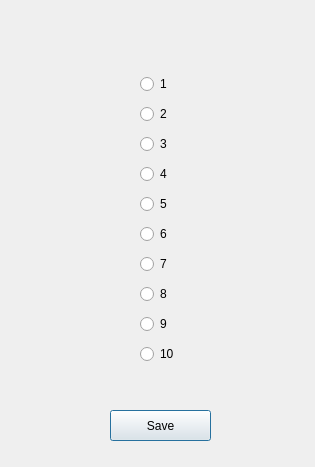
<?xml version="1.0" encoding="UTF-8"?>
<ui version="4.0">
 <class>Rating</class>
 <widget class="QDialog" name="Rating">
  <property name="geometry">
   <rect>
    <x>0</x>
    <y>0</y>
    <width>315</width>
    <height>467</height>
   </rect>
  </property>
  <property name="windowTitle">
   <string>Dialog</string>
  </property>
  <widget class="QLabel" name="label">
   <property name="geometry">
    <rect>
     <x>130</x>
     <y>20</y>
     <width>131</width>
     <height>41</height>
    </rect>
   </property>
   <property name="text">
    <string>&lt;Interest&gt;</string>
   </property>
  </widget>
  <widget class="QPushButton" name="BtnSaveRating">
   <property name="geometry">
    <rect>
     <x>110</x>
     <y>410</y>
     <width>101</width>
     <height>31</height>
    </rect>
   </property>
   <property name="text">
    <string>Save</string>
   </property>
  </widget>
  <widget class="QWidget" name="">
   <property name="geometry">
    <rect>
     <x>140</x>
     <y>70</y>
     <width>81</width>
     <height>301</height>
    </rect>
   </property>
   <layout class="QVBoxLayout" name="verticalLayout">
    <item>
     <widget class="QRadioButton" name="radioButton">
      <property name="text">
       <string>1</string>
      </property>
     </widget>
    </item>
    <item>
     <widget class="QRadioButton" name="radioButton_2">
      <property name="text">
       <string>2</string>
      </property>
     </widget>
    </item>
    <item>
     <widget class="QRadioButton" name="radioButton_5">
      <property name="text">
       <string>3</string>
      </property>
     </widget>
    </item>
    <item>
     <widget class="QRadioButton" name="radioButton_4">
      <property name="text">
       <string>4</string>
      </property>
     </widget>
    </item>
    <item>
     <widget class="QRadioButton" name="radioButton_3">
      <property name="text">
       <string>5</string>
      </property>
     </widget>
    </item>
    <item>
     <widget class="QRadioButton" name="radioButton_6">
      <property name="text">
       <string>6</string>
      </property>
     </widget>
    </item>
    <item>
     <widget class="QRadioButton" name="radioButton_7">
      <property name="text">
       <string>7</string>
      </property>
     </widget>
    </item>
    <item>
     <widget class="QRadioButton" name="radioButton_8">
      <property name="text">
       <string>8</string>
      </property>
     </widget>
    </item>
    <item>
     <widget class="QRadioButton" name="radioButton_9">
      <property name="text">
       <string>9</string>
      </property>
     </widget>
    </item>
    <item>
     <widget class="QRadioButton" name="radioButton_10">
      <property name="text">
       <string>10</string>
      </property>
     </widget>
    </item>
   </layout>
  </widget>
 </widget>
 <resources/>
 <connections/>
</ui>
